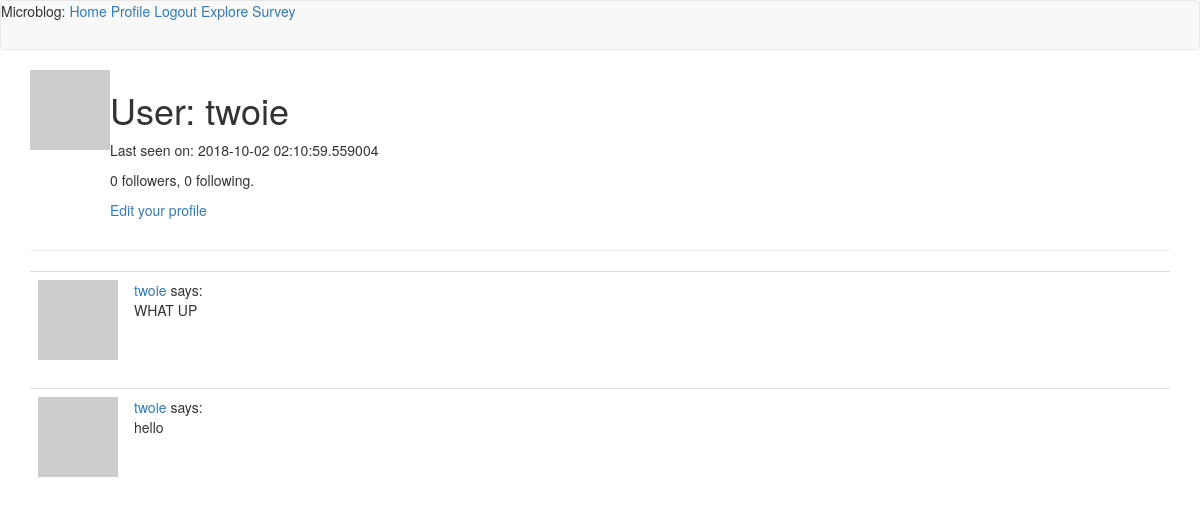
Page /user/twoie (signed in) on the earlier database version.
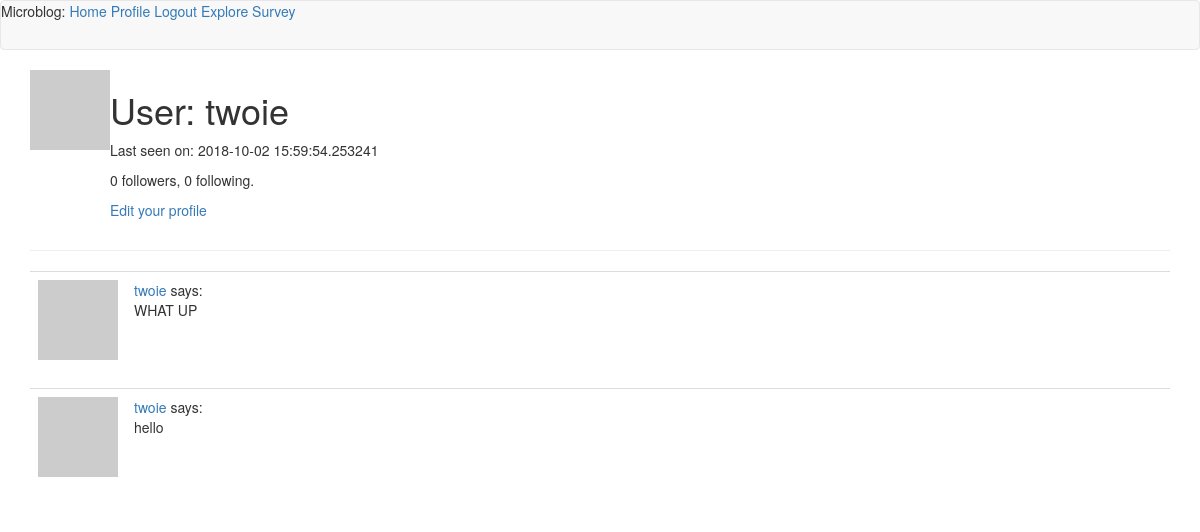
Same page on the later database version.
### app/models.py (models this page shows, shortened)
class User(UserMixin, db.Model):
    id = db.Column(db.Integer, primary_key=True)
    username = db.Column(db.String(64), index=True, unique=True)
    email = db.Column(db.String(120), index=True, unique=True)
    password_hash = db.Column(db.String(128))
    posts = db.relationship('Post', backref='author', lazy='dynamic')
    followed = db.relationship(
        'User', secondary=followers,
        primaryjoin=(followers.c.follower_id == id),
        secondaryjoin=(followers.c.followed_id == id),
        backref=db.backref('followers', lazy='dynamic'), lazy='dynamic')
    def avatar(self, size):
        digest = md5(self.email.lower().encode('utf-8')).hexdigest()
        return 'https://www.gravatar.com/avatar/{}?d=identicon&s={}'.format(digest, size)
    about_me = db.Column(db.String(140))
    last_seen = db.Column(db.DateTime, default=datetime.utcnow)

class Post(db.Model):
    id = db.Column(db.Integer, primary_key=True)
    body = db.Column(db.String(140))
    timestamp = db.Column(db.DateTime, index=True, default=datetime.utcnow)
    user_id = db.Column(db.Integer, db.ForeignKey('user.id'))

### app/routes.py (the view)
@app.route('/user/<username>')
@login_required
def user(username):
    user = User.query.filter_by(username=username).first_or_404()
    page = request.args.get('page', 1, type=int)
    posts = user.posts.order_by(Post.timestamp.desc()).paginate(
        page, app.config['POSTS_PER_PAGE'], False)
    next_url = url_for('user', username=user.username, page=posts.next_num) \
        if posts.has_next else None
    prev_url = url_for('user', username=user.username, page=posts.prev_num) \
        if posts.has_prev else None
    return render_template('user.html', user=user, posts=posts.items,
                           next_url=next_url, prev_url=prev_url)

### app/models.py (called while the page is built)
@login.user_loader
def load_user(id):
    return User.query.get(int(id))

### app/routes.py (called while the page is built)
@app.before_request
def before_request():
    if current_user.is_authenticated:
        current_user.last_seen = datetime.utcnow()
        db.session.commit()

### app/templates/user.html (shortened to what this page needs)
{% extends "base.html" %}
{% block app_content %}
    <table>
        <tr valign="top">
            <td><img src="{{ user.avatar(128) }}"></td>
            <td>
              <h1>User: {{ user.username }}</h1>
              {% if user.last_seen %}<p>Last seen on: {{ user.last_seen }}</p>{% endif %}
              <p>{{ user.followers.count() }} followers, {{ user.followed.count() }} following.</p>
              {% if user == current_user %}
              <p><a href="{{ url_for('edit_profile') }}">Edit your profile</a></p>
              {% elif not current_user.is_following(user) %}
              <p><a href="{{ url_for('follow', username=user.username) }}">Follow</a></p>
              {% else %}
              <p><a href="{{ url_for('unfollow', username=user.username) }}">Unfollow</a></p>
              {% endif %}
            </td>
        </tr>
    </table>
    <hr>
    {% for post in posts %}
        {% include '_post.html' %}
    {% endfor %}
{% endblock %}

### app/templates/base.html (shortened to what this page needs)
{% extends 'bootstrap/base.html' %}
{% block navbar %}
    <nav class="navbar navbar-default">
      Microblog:
      <a href="{{ url_for('index') }}">Home</a>
      {% if current_user.is_anonymous %}
      <a href="{{ url_for('login') }}">Login</a>
      {% else %}
      <a href="{{ url_for('user', username=current_user.username) }}">Profile</a>
      <a href="{{ url_for('logout') }}">Logout</a>
      <a href="{{ url_for('explore') }}">Explore</a>
      <a href="{{ url_for('survey') }}">Survey</a>
      {% endif %}
    </nav>
{% endblock %}
{% block content %}
    <div class="container">
        {% block app_content %}{% endblock %}
    </div>
{% endblock %}

### app/templates/_post.html
<table class="table table-hover">
    <tr>
        <td width="70px">
            <a href="{{ url_for('user', username=post.author.username) }}">
                <img src="{{ post.author.avatar(70) }}" />
            </a>
        </td>
        <td>
            <a href="{{ url_for('user', username=post.author.username) }}">
                {{ post.author.username }}
            </a>
            says:
            <br>
            {{ post.body }}
        </td>
    </tr>
</table>

Differences in the rows shown:
changed User "twoie": last_seen "2018-10-02 02:10:59.559004" → "2018-10-02 15:59:54.253241"
